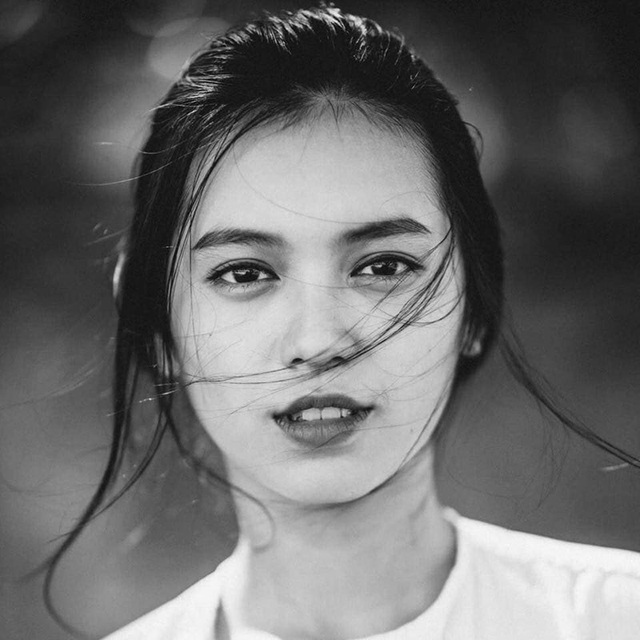
#> input picture lesson13/image.jpeg, 640 x 640 px
$ python violet_img.py
#> lines starting #> are read from the running program, lines starting #| are printed output that depends on the picture
from PIL import Image

im = Image.open("image.jpeg")
#> im is the input picture: PIL image 640x640 RGB; min 0, max 252, mean 107.5
red, _, blue = im.split()
green = Image.new("L", im.size, 0)
#> green: PIL image 640x640 L; every value is 0
out_im = Image.merge("RGB", (red, green, blue))
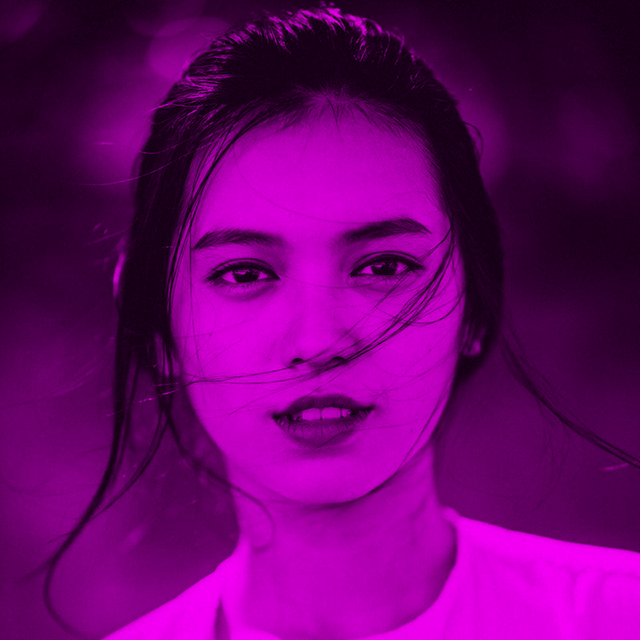
#> out_im: PIL image 640x640 RGB; mean R, G, B 107.5, 0, 107.5
out_im.save("image_violet.jpeg")
out_im.show()
